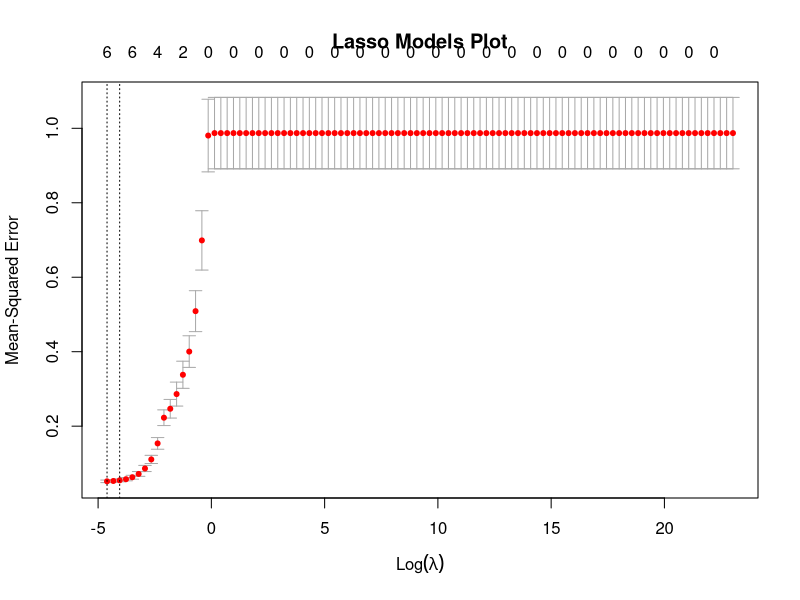

Source code (R): (Note: this script raises an error after producing the figure.)
library(glmnet)

# read in data
train_data <- read.csv("data/train-data.csv")
test_data <- read.csv("data/test-data.csv")
full_data <- read.csv("data/scaled-credit.csv")

### TRAIN ###
train_x <- as.matrix(train_data)[,c(-1,-13)]
train_y <- train_data$Balance
grid <- 10^seq(10, -2, length = 100)
set.seed(100)
lasso.mod <- cv.glmnet(train_x, train_y, intercept = FALSE, standardize = FALSE, lambda = grid, alpha = 1)

# save plot
png("images/lasso-models-plot.png")
plot(lasso.mod, main = "Lasso Models Plot")
dev.off()

# model selection
min_lambda <- lasso.mod$lambda.min
best_fit <- glmnet(train_x, train_y, intercept = FALSE, standardize = FALSE, lambda = min_lambda, alpha = 1)

### TEST ###
test_x <- as.matrix(test_data)[,c(-1,-13)]
target_y <- test_data$Balance
# test set prediction -- MSE
lasso.pred <- predict(best_fit, newx = test_x)
lasso_test_mse <- mean((lasso.pred - target_y)^2)

### FULL DATASET ###
full_x <- as.matrix(full_data)[,c(-1,-13)]
full_y <- full_data$Balance

official_fit <- glmnet(full_x, full_y, intercept = FALSE, standardize = FALSE, lambda = min_lambda, alpha = 1)
lasso_official_coef <- coef(official_fit)

# save RData
save(lasso.mod, min_lambda, lasso_test_mse, lasso_official_coef, file = "data/regressions/lasso-models.RData")

